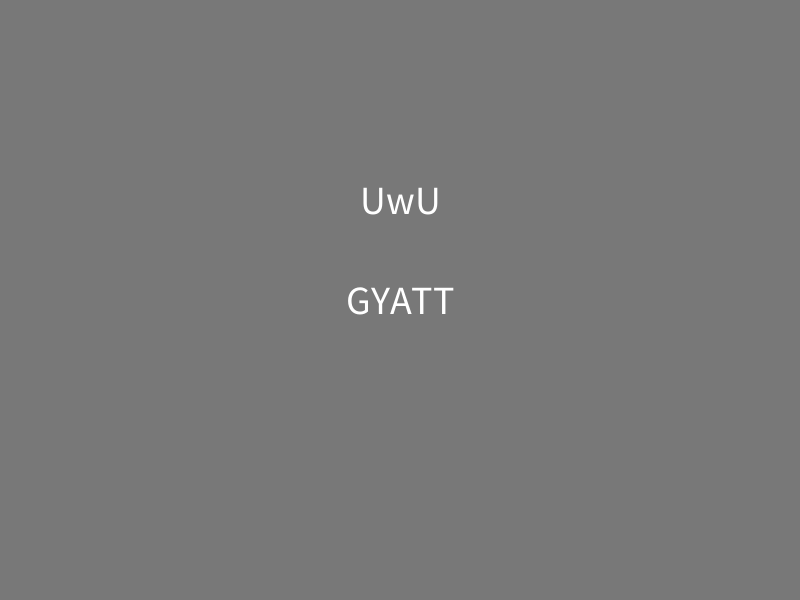
Frame 1 (no input)
Frame 60 (the mouse pressed at the canvas centre just before this capture): identical to frame 1, image omitted
Frame 120 (the mouse held since frame 60 and released just before this capture): identical to frame 1, image omitted

The Processing sketch that drew this single still picture (run headless with seeded random() and noise(); from frame 60 on, the mouse is pressed at the canvas centre):

// Processing sketch: Sketch
// ── Sketch.pde
CoolText word;
CoolText word2;


void setup(){
  size(800, 600);
  word = new CoolText("UwU", 400, 200);
  word2 = new CoolText("GYATT", 400, 300);
}

void draw(){
  background(120);
  word.display();
  word2.display();

}

void keyPressed() {
  if (key == ' '){
    word.toggleFlash();
  }
  if (key == '1'){
    word2.toggleFlash();
  }
  if (key == '2'){
    word.togglePulse();
  }
  if (key == '3'){
    word2.togglePulse();
  }
}

// ── CoolText.pde
class CoolText {
  PVector pos;
  float size;
  color c;
  float speed;
  float maxSize;
  float minSize;
  String text;
  boolean flashing;
  boolean pulsing;
  
   CoolText(String text, float x, float y){
     pos = new PVector(x, y);
     this.text = text;
     size = 40;
     c = color(255);
     speed = 2;
     maxSize = 80;
     minSize = 10;
     flashing = false;
     pulsing = false;
   }
   
   void display(){
     fill(c);
     textSize(size);
     textAlign(CENTER, CENTER);
     text(text, pos.x, pos.y);
     if (flashing == true){
       chameleon();
     }
     if (pulsing == true){
       pulse();
     }
   }
   
   void pulse(){
     size = size + speed;
     if (size >= maxSize || size <= minSize){
       speed = -speed;
     }
   }
   void chameleon(){
     c = color(random(255), random(255), random(255));
   }
   void toggleFlash(){
     flashing = !flashing;
   }
   void togglePulse(){
     pulsing = !pulsing;
   }
}
